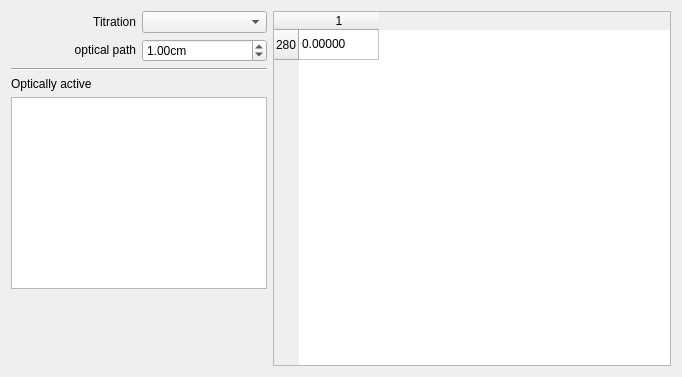
<?xml version="1.0" encoding="UTF-8"?>
<ui version="4.0">
 <class>SpecDSWidget</class>
 <widget class="QWidget" name="SpecDSWidget">
  <property name="geometry">
   <rect>
    <x>0</x>
    <y>0</y>
    <width>682</width>
    <height>377</height>
   </rect>
  </property>
  <property name="windowTitle">
   <string>Form</string>
  </property>
  <layout class="QHBoxLayout" name="horizontalLayout_3">
   <item>
    <layout class="QVBoxLayout" name="verticalLayout">
     <item>
      <layout class="QHBoxLayout" name="horizontalLayout_2">
       <item>
        <widget class="QLabel" name="label">
         <property name="sizePolicy">
          <sizepolicy hsizetype="Preferred" vsizetype="Fixed">
           <horstretch>0</horstretch>
           <verstretch>0</verstretch>
          </sizepolicy>
         </property>
         <property name="text">
          <string>Titration</string>
         </property>
         <property name="alignment">
          <set>Qt::AlignRight|Qt::AlignTrailing|Qt::AlignVCenter</set>
         </property>
        </widget>
       </item>
       <item>
        <widget class="QComboBox" name="cb_titration"/>
       </item>
      </layout>
     </item>
     <item>
      <layout class="QHBoxLayout" name="horizontalLayout">
       <item>
        <widget class="QLabel" name="label_2">
         <property name="sizePolicy">
          <sizepolicy hsizetype="Preferred" vsizetype="Fixed">
           <horstretch>0</horstretch>
           <verstretch>0</verstretch>
          </sizepolicy>
         </property>
         <property name="text">
          <string>optical path</string>
         </property>
         <property name="alignment">
          <set>Qt::AlignRight|Qt::AlignTrailing|Qt::AlignVCenter</set>
         </property>
        </widget>
       </item>
       <item>
        <widget class="QDoubleSpinBox" name="dsb_path">
         <property name="sizePolicy">
          <sizepolicy hsizetype="Preferred" vsizetype="Fixed">
           <horstretch>0</horstretch>
           <verstretch>0</verstretch>
          </sizepolicy>
         </property>
         <property name="prefix">
          <string/>
         </property>
         <property name="suffix">
          <string>cm</string>
         </property>
         <property name="value">
          <double>1.000000000000000</double>
         </property>
        </widget>
       </item>
      </layout>
     </item>
     <item>
      <widget class="Line" name="line">
       <property name="orientation">
        <enum>Qt::Horizontal</enum>
       </property>
      </widget>
     </item>
     <item>
      <widget class="QLabel" name="label_5">
       <property name="sizePolicy">
        <sizepolicy hsizetype="Preferred" vsizetype="Fixed">
         <horstretch>0</horstretch>
         <verstretch>0</verstretch>
        </sizepolicy>
       </property>
       <property name="text">
        <string>Optically active</string>
       </property>
      </widget>
     </item>
     <item>
      <widget class="QListWidget" name="lw_active">
       <property name="sizePolicy">
        <sizepolicy hsizetype="Preferred" vsizetype="Expanding">
         <horstretch>0</horstretch>
         <verstretch>0</verstretch>
        </sizepolicy>
       </property>
      </widget>
     </item>
     <item>
      <spacer name="verticalSpacer">
       <property name="orientation">
        <enum>Qt::Vertical</enum>
       </property>
       <property name="sizeType">
        <enum>QSizePolicy::Expanding</enum>
       </property>
       <property name="sizeHint" stdset="0">
        <size>
         <width>20</width>
         <height>40</height>
        </size>
       </property>
      </spacer>
     </item>
    </layout>
   </item>
   <item>
    <widget class="QTableWidget" name="table_data">
     <property name="sizePolicy">
      <sizepolicy hsizetype="Expanding" vsizetype="Expanding">
       <horstretch>0</horstretch>
       <verstretch>1</verstretch>
      </sizepolicy>
     </property>
     <attribute name="horizontalHeaderDefaultSectionSize">
      <number>80</number>
     </attribute>
     <row>
      <property name="text">
       <string>280</string>
      </property>
     </row>
     <column>
      <property name="text">
       <string>1</string>
      </property>
     </column>
     <item row="0" column="0">
      <property name="text">
       <string>0.00000</string>
      </property>
     </item>
    </widget>
   </item>
  </layout>
 </widget>
 <resources/>
 <connections/>
</ui>
